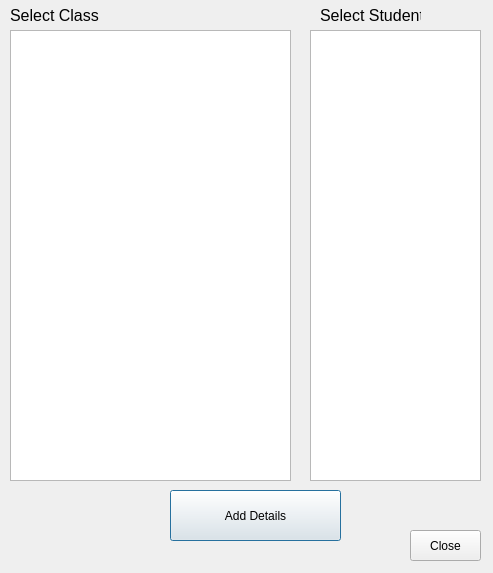
<?xml version="1.0" encoding="UTF-8"?>
<ui version="4.0">
 <class>SelectStuForAddDetails</class>
 <widget class="QDialog" name="SelectStuForAddDetails">
  <property name="geometry">
   <rect>
    <x>0</x>
    <y>0</y>
    <width>493</width>
    <height>573</height>
   </rect>
  </property>
  <property name="windowTitle">
   <string>Dialog</string>
  </property>
  <widget class="QTreeWidget" name="tWSelectClass">
   <property name="geometry">
    <rect>
     <x>10</x>
     <y>30</y>
     <width>281</width>
     <height>451</height>
    </rect>
   </property>
   <property name="font">
    <font>
     <pointsize>12</pointsize>
    </font>
   </property>
   <attribute name="headerVisible">
    <bool>false</bool>
   </attribute>
   <column>
    <property name="text">
     <string notr="true">1</string>
    </property>
   </column>
  </widget>
  <widget class="QListWidget" name="lWStudent">
   <property name="geometry">
    <rect>
     <x>310</x>
     <y>30</y>
     <width>171</width>
     <height>451</height>
    </rect>
   </property>
   <property name="font">
    <font>
     <pointsize>12</pointsize>
    </font>
   </property>
  </widget>
  <widget class="QLabel" name="label">
   <property name="geometry">
    <rect>
     <x>10</x>
     <y>0</y>
     <width>111</width>
     <height>31</height>
    </rect>
   </property>
   <property name="font">
    <font>
     <pointsize>12</pointsize>
    </font>
   </property>
   <property name="text">
    <string>Select Class</string>
   </property>
  </widget>
  <widget class="QLabel" name="label_2">
   <property name="geometry">
    <rect>
     <x>320</x>
     <y>0</y>
     <width>101</width>
     <height>31</height>
    </rect>
   </property>
   <property name="font">
    <font>
     <pointsize>12</pointsize>
    </font>
   </property>
   <property name="text">
    <string>Select Student</string>
   </property>
  </widget>
  <widget class="QPushButton" name="pBAddDetails">
   <property name="geometry">
    <rect>
     <x>170</x>
     <y>490</y>
     <width>171</width>
     <height>51</height>
    </rect>
   </property>
   <property name="text">
    <string>Add Details</string>
   </property>
  </widget>
  <widget class="QPushButton" name="pushButton_2">
   <property name="geometry">
    <rect>
     <x>410</x>
     <y>530</y>
     <width>71</width>
     <height>31</height>
    </rect>
   </property>
   <property name="text">
    <string>Close</string>
   </property>
  </widget>
 </widget>
 <resources/>
 <connections>
  <connection>
   <sender>pushButton_2</sender>
   <signal>clicked()</signal>
   <receiver>SelectStuForAddDetails</receiver>
   <slot>close()</slot>
   <hints>
    <hint type="sourcelabel">
     <x>442</x>
     <y>546</y>
    </hint>
    <hint type="destinationlabel">
     <x>609</x>
     <y>534</y>
    </hint>
   </hints>
  </connection>
 </connections>
</ui>
